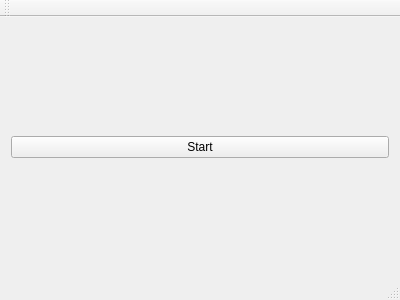
<?xml version="1.0" encoding="UTF-8"?>
<ui version="4.0">
 <class>MainWindow</class>
 <widget class="QMainWindow" name="MainWindow">
  <property name="geometry">
   <rect>
    <x>0</x>
    <y>0</y>
    <width>400</width>
    <height>300</height>
   </rect>
  </property>
  <property name="windowTitle">
   <string>MainWindow</string>
  </property>
  <widget class="QWidget" name="centralWidget">
   <layout class="QGridLayout" name="gridLayout">
    <item row="0" column="0">
     <layout class="QVBoxLayout" name="verticalLayout">
      <item>
       <widget class="QPushButton" name="btnDisplay">
        <property name="text">
         <string>Start</string>
        </property>
       </widget>
      </item>
     </layout>
    </item>
   </layout>
  </widget>
  <widget class="QMenuBar" name="menuBar">
   <property name="geometry">
    <rect>
     <x>0</x>
     <y>0</y>
     <width>400</width>
     <height>25</height>
    </rect>
   </property>
  </widget>
  <widget class="QToolBar" name="mainToolBar">
   <attribute name="toolBarArea">
    <enum>TopToolBarArea</enum>
   </attribute>
   <attribute name="toolBarBreak">
    <bool>false</bool>
   </attribute>
  </widget>
  <widget class="QStatusBar" name="statusBar"/>
 </widget>
 <layoutdefault spacing="6" margin="11"/>
 <resources/>
 <connections/>
</ui>
